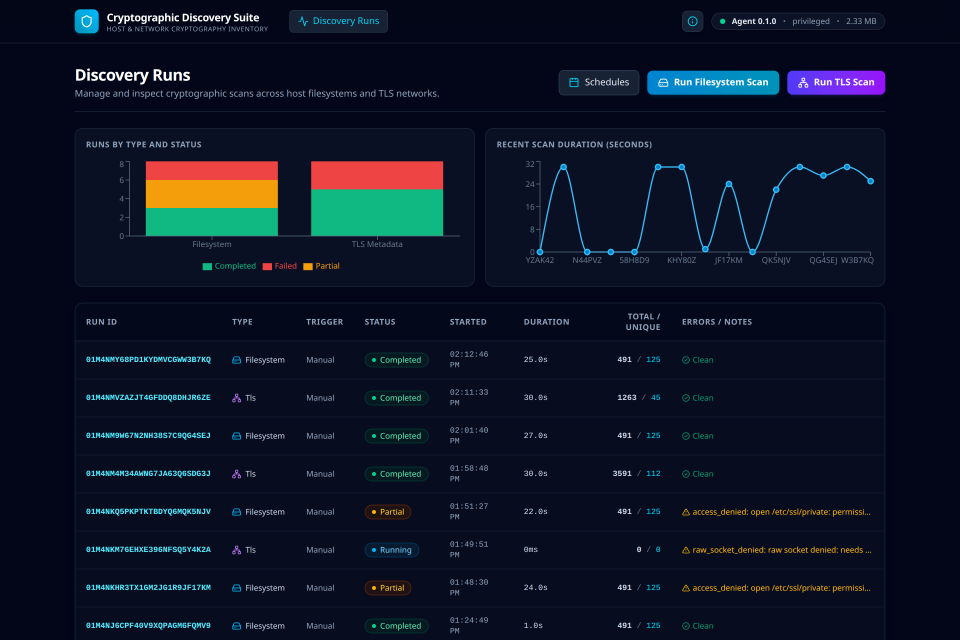
#> input picture docs/images/01_dashboard_overview.png, 2880 x 1920 px, found by its file name (shown at 1/3 size)
$ python generate-walkthrough-gif.py
#> lines starting #> are read from the running program, lines starting #| are printed output that depends on the picture
import os
from PIL import Image

IMAGES_DIR = '/home/alvo/projects/sec-discovery-suite/docs/images'
OUTPUT_GIF = os.path.join(IMAGES_DIR, 'sds_walkthrough.gif')

# Ordered screenshots
IMAGE_FILES = [
    '01_dashboard_overview.png',
    '02_system_info_modal.png',
    '03_fs_discovery_report.png',
    '04_cert_inspection_drawer.png',
    '05_tls_metadata_report.png',
    '06_cryptographic_relationship_map.png',
    '07_endpoint_flow_details.png',
]

def make_gif():
    print(f"Loading {len(IMAGE_FILES)} images from {IMAGES_DIR}...")
    frames = []

    # Target width for optimal README display and reasonable file size
    TARGET_WIDTH = 1200

    for filename in IMAGE_FILES:
        filepath = os.path.join(IMAGES_DIR, filename)
        if not os.path.exists(filepath):
            print(f"Warning: {filepath} not found, skipping.")
            continue

        img = Image.open(filepath).convert('RGB')
#> img is the input picture: PIL image 2880x1920 RGB; mean R, G, B 13.2, 20.5, 37.1
        # Maintain aspect ratio
        w, h = img.size
#> w = 2880; h = 1920
        target_height = int((TARGET_WIDTH / float(w)) * float(h))
#> target_height = 800
        resized = img.resize((TARGET_WIDTH, target_height), Image.Resampling.LANCZOS)
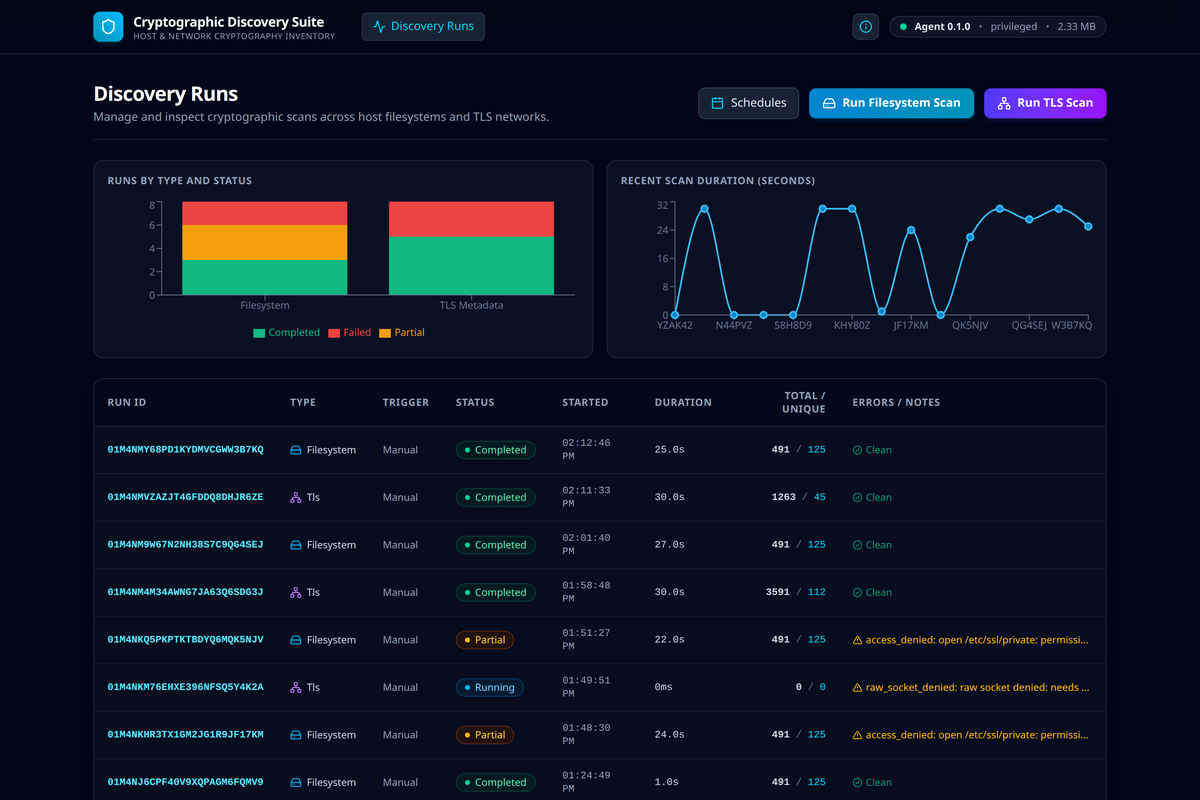
#> resized: PIL image 1200x800 RGB; mean R, G, B 13.3, 20.5, 37

        # Convert to P mode with adaptive palette for crisp rendering
        paletted = resized.convert('P', palette=Image.Palette.ADAPTIVE, colors=256)
        frames.append(paletted)
        print(f"Processed {filename} -> {TARGET_WIDTH}x{target_height}")
#| Processed 01_dashboard_overview.png -> 1200x800
#> pass 2 of the loop in make_gif, `for filename in IMAGE_FILES:`:
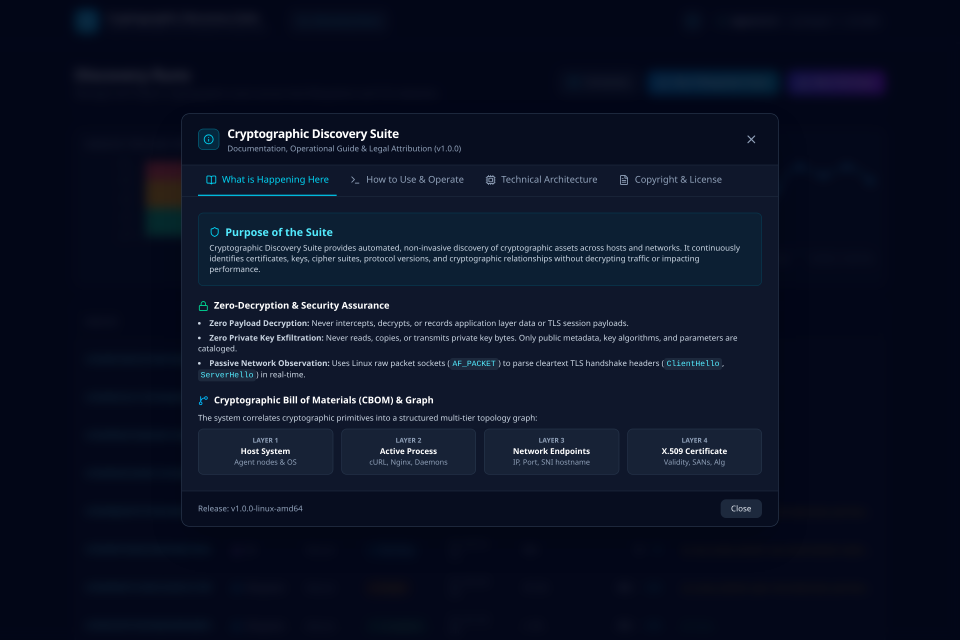
#> input picture docs/images/02_system_info_modal.png, 2880 x 1920 px, found by its file name (shown at 1/3 size)
#> in make_gif, img is the input picture: PIL image 2880x1920 RGB; mean R, G, B 10.5, 17.4, 35.7
#> in make_gif, `resized = img.resize((TARGET_WIDTH, target_height), Image.Resampling.L..`:
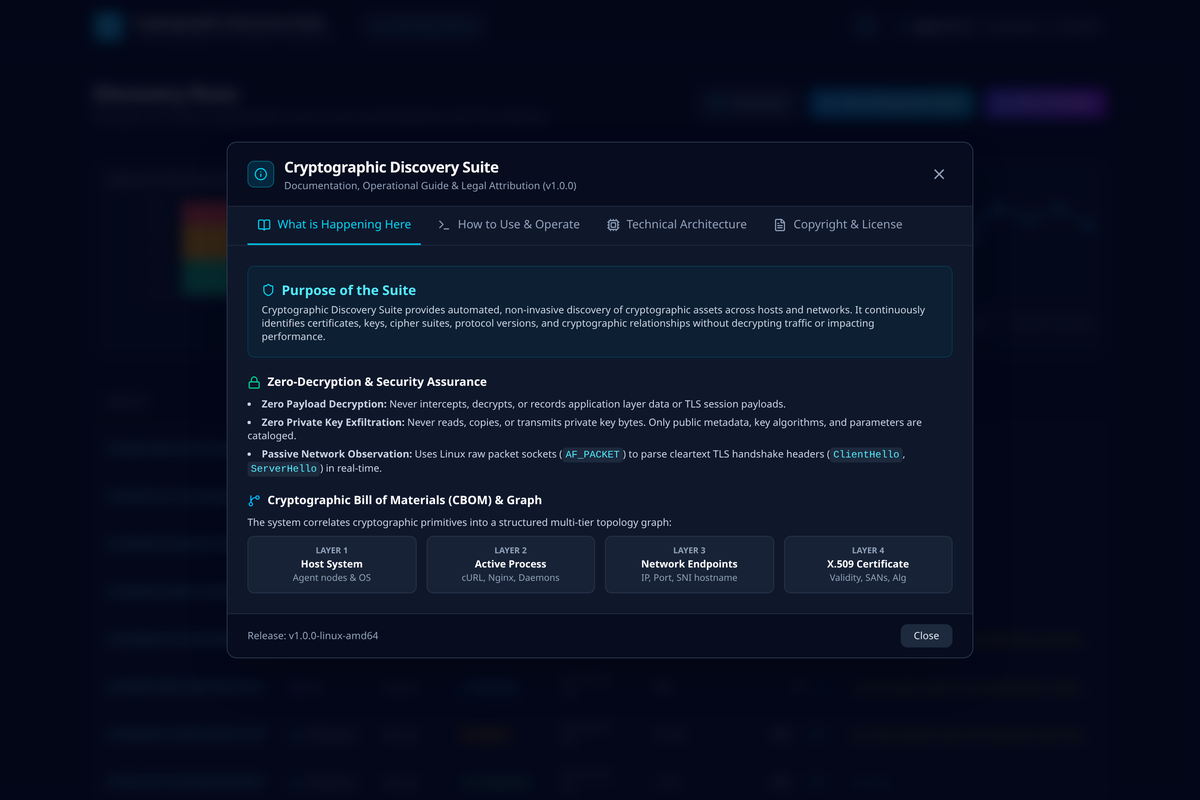
#> resized: PIL image 1200x800 RGB; mean R, G, B 10.5, 17.4, 35.7
#| Processed 02_system_info_modal.png -> 1200x800
#> pass 3 of the loop in make_gif, `for filename in IMAGE_FILES:`:
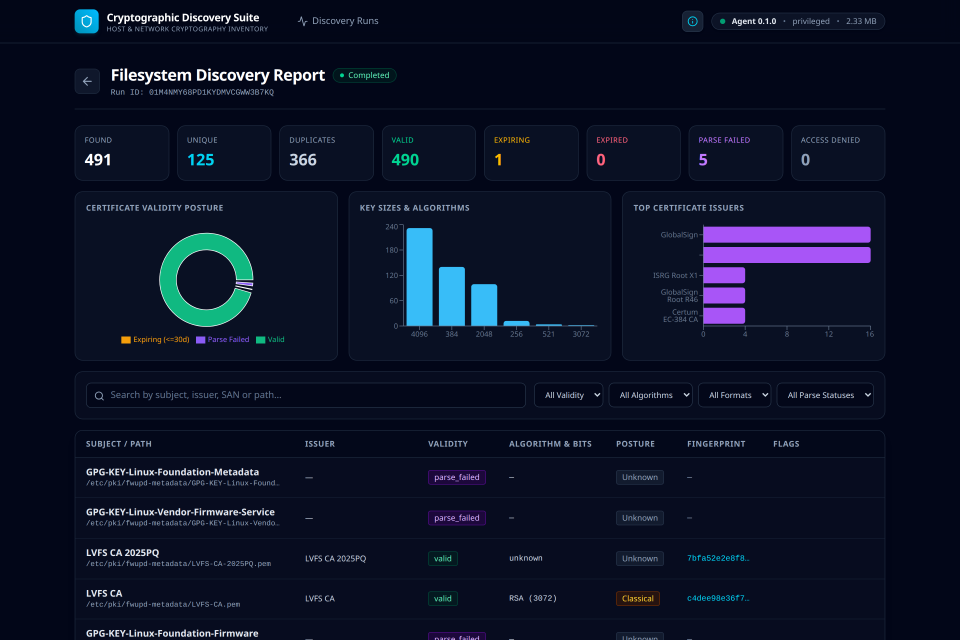
#> input picture docs/images/03_fs_discovery_report.png, 2880 x 1920 px, found by its file name (shown at 1/3 size)
#> in make_gif, img is the input picture: PIL image 2880x1920 RGB; mean R, G, B 11.7, 18.3, 38.4
#> in make_gif, `resized = img.resize((TARGET_WIDTH, target_height), Image.Resampling.L..`:
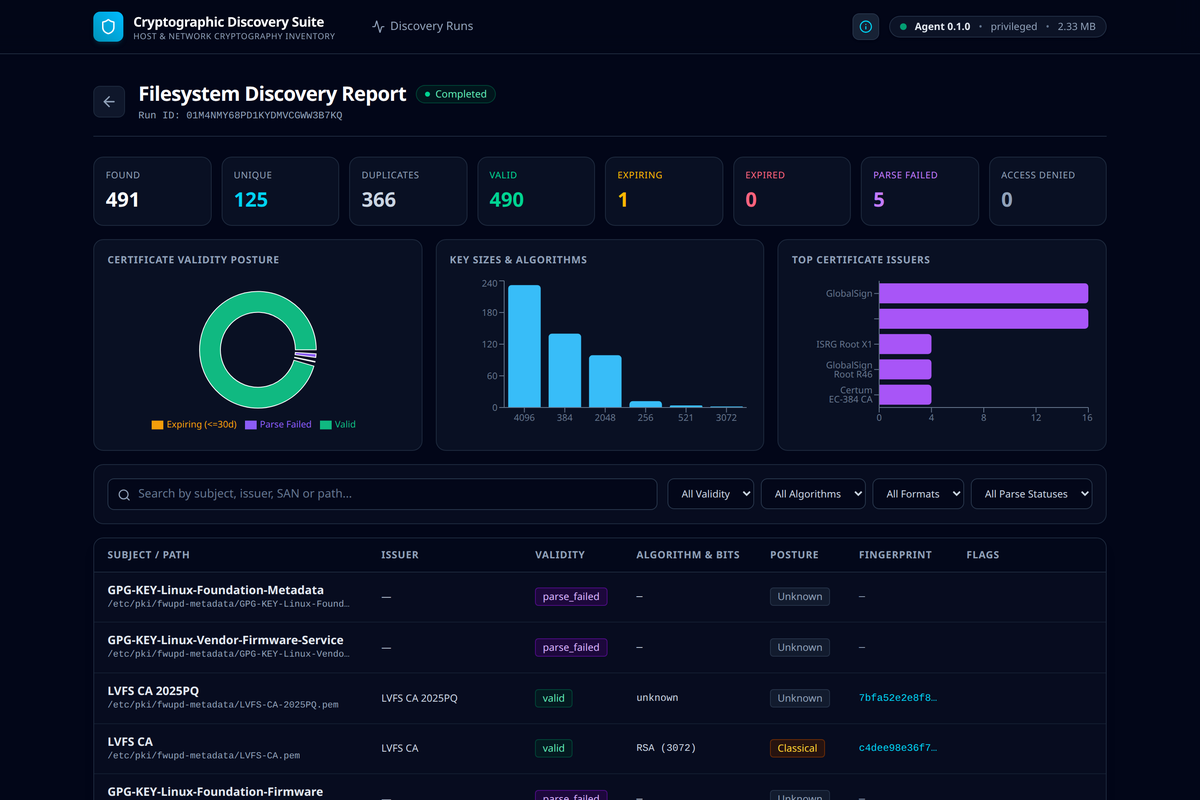
#> resized: PIL image 1200x800 RGB; mean R, G, B 11.7, 18.3, 38.3
#| Processed 03_fs_discovery_report.png -> 1200x800
#> the loop made 7 passes; the first 3 are shown

    if not frames:
        print("No frames available.")
        return

    print(f"Compiling animated GIF to {OUTPUT_GIF} (2.8s per slide)...")
    # 2800 ms per slide
    frames[0].save(
        OUTPUT_GIF,
        save_all=True,
        append_images=frames[1:],
        duration=2800,
        loop=0,
        optimize=True,
    )

    size_mb = os.path.getsize(OUTPUT_GIF) / (1024 * 1024)
    print(f"Successfully generated {OUTPUT_GIF} ({size_mb:.2f} MB)")

if __name__ == '__main__':
    make_gif()
